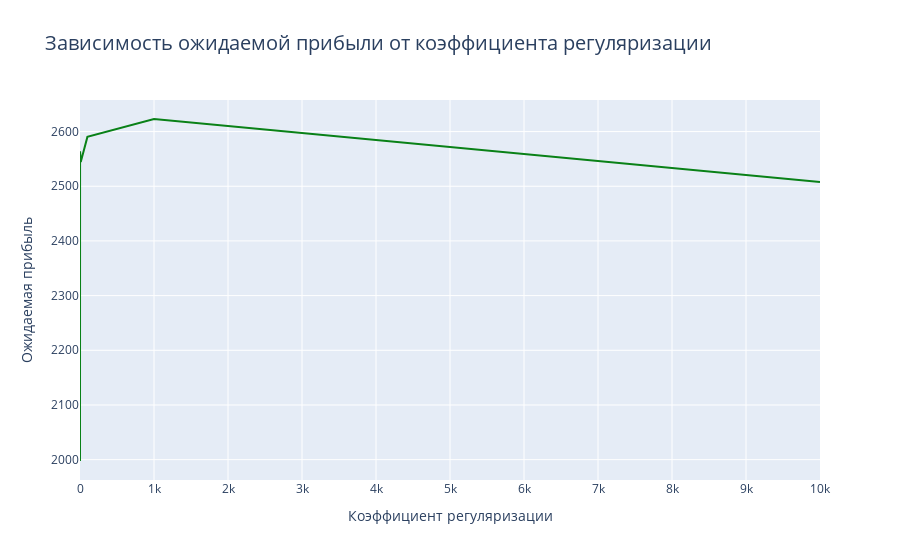

Notebook code for this chart:
### Code cell
c_reg = np.array(results.columns)
mean_profits = np.array(results.iloc[0].values)



fig = px.line(x=c_reg, 
              y=mean_profits, 
              title='Зависимость ожидаемой прибыли от коэффициента регуляризации',
              color_discrete_sequence=["#098117"])

fig.update_layout(
    xaxis_title='Коэффициент регуляризации',          
    yaxis_title='Ожидаемая прибыль',
    title_font_size=20,     
    font=dict(size=12)     
)

fig.update_traces(
    line_width=2       
)

fig.show()

### Figure 1 — Plotly figure (JSON) as saved in the notebook; plotly's stock layout.template omitted (floating-point values rounded to 4 significant figures)
{"data": [{"hovertemplate": "x=%{x}<br>y=%{y}<extra></extra>", "legendgroup": "", "line": {"color": "#098117", "dash": "solid", "width": 2}, "marker": {"symbol": "circle"}, "mode": "lines", "name": "", "orientation": "h", "showlegend": false, "type": "scatter", "x": [0.001, 0.01, 0.1, 1, 10, 100, 1000, 10000], "xaxis": "x", "y": [1998.0, 2295.0, 2503.0, 2564.0, 2544.0, 2590.0, 2623.0, 2508.0], "yaxis": "y"}], "layout": {"font": {"size": 12}, "legend": {"tracegroupgap": 0}, "title": {"font": {"size": 20}, "text": "Зависимость ожидаемой прибыли от коэффициента регуляризации"}, "xaxis": {"anchor": "y", "domain": [0, 1], "title": {"text": "Коэффициент регуляризации"}}, "yaxis": {"anchor": "x", "domain": [0, 1], "title": {"text": "Ожидаемая прибыль"}}}}
